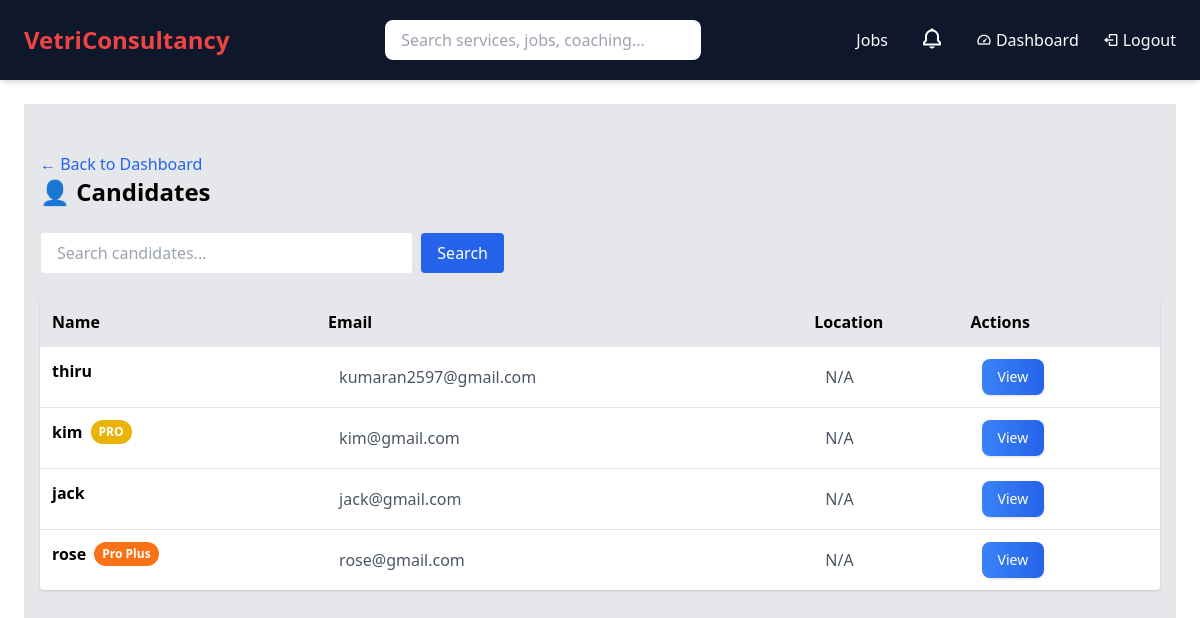
The app's page /dashboard/candidates/ (signed in) with its own data.
### VCS/models.py (models this page shows, shortened)
class Profile(models.Model):
    user = models.OneToOneField(User, on_delete=models.CASCADE)
    phone = models.CharField(max_length=20)
    bio = models.TextField()
    education = models.CharField(max_length=200)
    location = models.CharField(max_length=100)
    experience = models.CharField(max_length=100)
    skills = models.TextField()
    resume = models.FileField(upload_to='resumes/', blank=True, null=True)
    is_pro = models.BooleanField(default=False)
    is_proplus = models.BooleanField(default=False)
    mock_interviews_this_month = models.PositiveIntegerField(default=0)  # Track used mock interviews this month
    enrolled_courses = models.ManyToManyField(Course, through='Enrollment', related_name='enrolled_users')
    certificates_earned = models.ManyToManyField(Certificate, related_name='earned_by')

### VCS/views.py (the view)
# urls.py: path('dashboard/candidates/', admin_candidates, name='admin_candidates'),
@staff_member_required
def admin_candidates(request):
    q = request.GET.get('q', '')
    profiles = Profile.objects.select_related('user').filter(
        user__is_superuser=False,
        user__is_staff=False
    )
    if q:
        profiles = profiles.filter(
            Q(user__username__icontains=q) |
            Q(skills__icontains=q) |
            Q(location__icontains=q)
        )
    for profile in profiles:
        try:
            subscription = Subscription.objects.get(user=profile.user, active=True)
            profile.plan_name = subscription.plan_name  # "Pro" or "Pro Plus"
        except Subscription.DoesNotExist:
            profile.plan_name = None
    return render(request, 'admin/candidates.html', {'profiles': profiles, 'q': q})

### VCS/context_processors.py (called while the page is built)
def notification_count(request):
    if request.user.is_authenticated:
        unread_count = Notification.objects.filter(
            user=request.user,
            is_read=False
        ).count()
        latest_notifications = Notification.objects.filter(
            user=request.user
        ).order_by('-created_at')[:5]
    else:
        unread_count = 0
        latest_notifications = []
    return {
        'notification_count': unread_count,
        'latest_notifications': latest_notifications,
    }

### VCS/templates/admin/candidates.html (shortened to what this page needs)
{% extends 'base.html' %}
{% block content %}
<div class="max-w-6xl min-h-screen bg-gray-200 mx-auto px-4 py-6">
<div class="mt-6">
    <a href="{% url 'admin_dashboard' %}"
       class="text-blue-600 hover:underline">
        ← Back to Dashboard
    </a>
</div>
<h1 class="text-2xl font-bold mb-6">👤 Candidates</h1>
<form method="get" class="mb-6 flex items-center gap-2">
    <input
        name="q"
        value="{{ request.GET.q }}"
        placeholder="Search candidates..."
        class="border px-4 py-2 rounded w-1/3">
    <button type="submit"
        class="bg-blue-600 text-white px-4 py-2 rounded hover:bg-blue-700">
        Search
    </button>
</form>
<table class="w-full bg-white rounded shadow">
<tr class="bg-gray-200 text-left">
    <th class="p-3">Name</th>
    <th>Email</th>
    <th>Location</th>
    <th>Actions</th>
</tr>
{% for profile in profiles %}
<tr class="border-t hover:bg-gray-50 transition-colors duration-200">
    <td class="p-3 font-semibold flex items-center gap-2">
        {{ profile.user.username }}
        {% if profile.plan_name == "Pro" %}
            <span class="px-2 py-1 text-xs font-bold text-white bg-yellow-500 rounded-full">
                PRO
            </span>
        {% elif profile.plan_name == "Pro Plus" %}
            <span class="px-2 py-1 text-xs font-bold text-white bg-orange-500 rounded-full">
                Pro Plus
            </span>
        {% endif %}
    </td>
    <td class="p-3 text-gray-600">{{ profile.user.email }}</td>
    <td class="p-3 text-gray-600">{{ profile.location|default:"N/A" }}</td>
    <td class="p-3">
        <a href="{% url 'admin_candidate_detail' profile.user.id %}"
           class="inline-block px-4 py-2 bg-gradient-to-r from-blue-500 to-blue-600 text-white text-sm rounded-lg shadow hover:shadow-lg hover:from-blue-600 hover:to-blue-700 transition-all duration-200">
            View
        </a>
    </td>
</tr>
{% empty %}
<tr>
    <td colspan="4" class="p-6 text-center text-gray-500">
        No profiles found.
    </td>
</tr>
{% endfor %}
</table>
</div>
{% endblock %}

### records on screen
Profile: user.username "thiru", user.email "kumaran2597@gmail.com", location "N/A"
Profile: user.username "kim", shows "PRO", user.email "kim@gmail.com", location "N/A"
Profile: user.username "jack", user.email "jack@gmail.com", location "N/A"
Profile: user.username "rose", shows "Pro Plus", user.email "rose@gmail.com", location "N/A"
